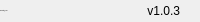
              <widget class="QFrame" name="bottomBar">
               <property name="minimumSize">
                <size>
                 <width>0</width>
                 <height>22</height>
                </size>
               </property>
               <property name="maximumSize">
                <size>
                 <width>16777215</width>
                 <height>22</height>
                </size>
               </property>
               <property name="frameShape">
                <enum>QFrame::NoFrame</enum>
               </property>
               <property name="frameShadow">
                <enum>QFrame::Raised</enum>
               </property>
               <layout class="QHBoxLayout" name="horizontalLayout_5">
                <property name="spacing">
                 <number>0</number>
                </property>
                <property name="leftMargin">
                 <number>0</number>
                </property>
                <property name="topMargin">
                 <number>0</number>
                </property>
                <property name="rightMargin">
                 <number>0</number>
                </property>
                <property name="bottomMargin">
                 <number>0</number>
                </property>
                <item>
                 <widget class="QLabel" name="creditsLabel">
                  <property name="maximumSize">
                   <size>
                    <width>16777215</width>
                    <height>16</height>
                   </size>
                  </property>
                  <property name="font">
                   <font>
                    <pointsize>-1</pointsize>
                    <italic>false</italic>
                    <bold>false</bold>
                   </font>
                  </property>
                  <property name="text">
                   <string>Copyright @2021</string>
                  </property>
                  <property name="alignment">
                   <set>Qt::AlignLeading|Qt::AlignLeft|Qt::AlignVCenter</set>
                  </property>
                 </widget>
                </item>
                <item>
                 <widget class="QLabel" name="version">
                  <property name="text">
                   <string>v1.0.3</string>
                  </property>
                  <property name="alignment">
                   <set>Qt::AlignRight|Qt::AlignTrailing|Qt::AlignVCenter</set>
                  </property>
                 </widget>
                </item>
                <item>
                 <widget class="QFrame" name="frame_size_grip">
                  <property name="minimumSize">
                   <size>
                    <width>20</width>
                    <height>0</height>
                   </size>
                  </property>
                  <property name="maximumSize">
                   <size>
                    <width>20</width>
                    <height>16777215</height>
                   </size>
                  </property>
                  <property name="frameShape">
                   <enum>QFrame::NoFrame</enum>
                  </property>
                  <property name="frameShadow">
                   <enum>QFrame::Raised</enum>
                  </property>
                 </widget>
                </item>
               </layout>
              </widget>
